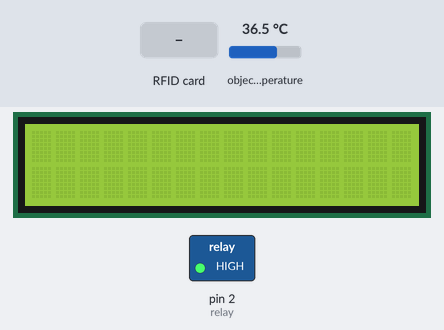
A sketch run on a simulated Arduino Uno, built with avr-gcc and run on an emulated ATmega328P. Parts: 16×2 character LCD, switched loads named in the sketch (green lamp = pin HIGH). Inputs (shaded band) come from the test bench; at power-on: object temperature 36.5 °C. The local clock reads 2024-03-15 10:24:30 at power-on unless the sketch sets it; storage starts empty; the modem accepts every AT command (registered, SIM ready, sends succeed) and sends nothing else; pins used as bus, display or sensor lines are not drawn; what the sketch prints to the serial monitor is not drawn.

Above: at 2.4 s.
2.5 s: RFID card 4A AF 48 17 held to the reader
At 3.5 s:
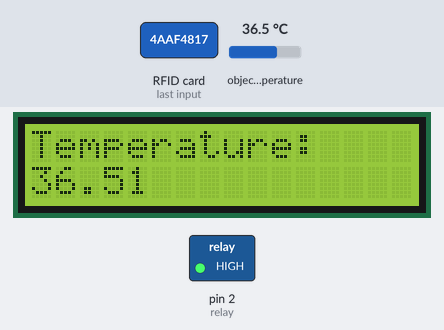
At 12.9 s:
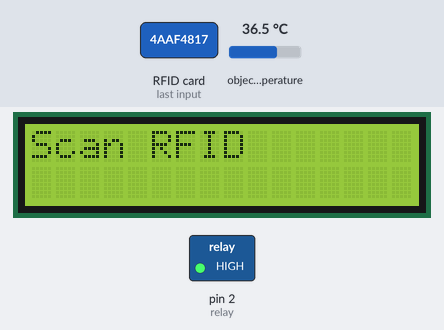
Timing chart, 0 to 13.2 s (numbered marks = the images above; inputs shaded):
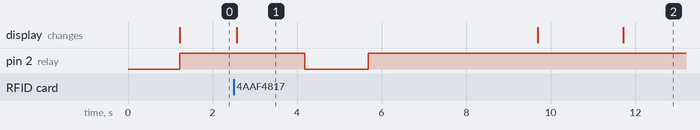

Measured:
- after the input at 2.5 s, pin 2 (relay): HIGH → LOW after 1.7 s, → HIGH 1.5 s later; the display: changes after 0.07 s (image 1)
- what the display in image 1 shows lasts 7.1 s, from 2.6 s to 9.7 s

The sketch:

Attendance_system_body_temp_scanner.ino
```cpp
// * Typical pin layout used:
// * -----------------------------------------------------------------------------------------
// *             MFRC522      Arduino       Arduino   Arduino    Arduino          Arduino
// *             Reader/PCD   Uno/101       Mega      Nano v3    Leonardo/Micro   Pro Micro
// * Signal      Pin          Pin           Pin       Pin        Pin              Pin
// * -----------------------------------------------------------------------------------------
// * RST/Reset   RST          9             5         D9         RESET/ICSP-5     RST
// * SPI SS      SDA(SS)      10            53        D10        10               10
// * SPI MOSI    MOSI         11 / ICSP-4   51        D11        ICSP-4           16
// * SPI MISO    MISO         12 / ICSP-1   50        D12        ICSP-1           14
// * SPI SCK     SCK          13 / ICSP-3   52        D13        ICSP-3           15
// */
#include <Wire.h>
#include <SPI.h>
#include <MFRC522.h>
#include <LiquidCrystal_I2C.h>
#include <Adafruit_MLX90614.h>
#include <SoftwareSerial.h>
#include <DS3231.h>
#include <SD.h>

#define RST_PIN         9          // Configurable, see typical pin layout above
#define SS_PIN          10         // Configurable, see typical pin layout above

#define CS_SD           6
File myFile;


DS3231  rtc(SDA, SCL);
LiquidCrystal_I2C lcd(0x27, 16, 2);
MFRC522 mfrc522(SS_PIN, RST_PIN);  // Create MFRC522 instance
SoftwareSerial sim(7, 8);
String _buffer;
Adafruit_MLX90614 mlx = Adafruit_MLX90614();

int relay = 2;

void setup()
{
  Serial.begin(9600);   // Initialize serial communications with the PC

  _buffer.reserve(50);
  sim.begin(9600);
  delay(1000);
  while (!Serial);    // Do nothing if no serial port is opened (added for Arduinos based on ATMEGA32U4)
  SPI.begin();      // Init SPI bus
  mfrc522.PCD_Init();   // Init MFRC522
  mfrc522.PCD_DumpVersionToSerial();  // Show details of PCD - MFRC522 Card Reader details


  Serial.println(F("Scan PICC to see UID, SAK, type, and data blocks..."));


  rtc.begin();
  lcd.begin(16,2);
  lcd.init();
  lcd.backlight();
  mlx.begin();


    // Setup for the SD card
  Serial.print("Initializing SD card...");
  if(!SD.begin(CS_SD))
    {
    Serial.println("initialization failed!");
    return;
    }
    Serial.println("initialization done.");

  //rtc.setDOW(SATURDAY);
  //rtc.setTime(11, 05, 0);
  //rtc.setDate(20, 5, 2023);
  pinMode(relay, OUTPUT);
  digitalWrite(relay, HIGH); //setting relay at LOW, NO()

}

void loop()
{
  //temperature
  float temp = mlx.readObjectTempC();
  //temperature
  //Real time clock
  String time = rtc.getTimeStr();
  String date = rtc.getDateStr();
  //Real time clock

  // Look for new cards
  if ( ! mfrc522.PICC_IsNewCardPresent())
    {
      return;
    }
  // Select one of the cards
  if ( ! mfrc522.PICC_ReadCardSerial())
    {
      return;
    }
  String content = "";
  byte letter;
  for (byte i = 0; i < mfrc522.uid.size; i++)
  {
     mfrc522.uid.uidByte[i] < 0x10 ? " 0" : " ";
     mfrc522.uid.uidByte[i], HEX;
     content.concat(String(mfrc522.uid.uidByte[i] < 0x10 ? " 0" : " "));
     content.concat(String(mfrc522.uid.uidByte[i], HEX));
  }
  content.toUpperCase();
  Serial.println(content.substring(1));
 if (content.substring(1) == "4A AF 48 17") //change here the UID of the card/cards that you want to give access
  {

      String number = "09655364792";
      Serial.println("Card Read and authenticated");
      //LCD
      lcd.clear();
      lcd.setCursor(0,0);
      lcd.print("Temperature: ");
      lcd.setCursor(0, 1);
      lcd.print(mlx.readObjectTempC());
      //LCD

      //Serial Monitor
      Serial.print("Temperature: ");
      Serial.println(mlx.readObjectTempC());
      Serial.print("Time: ");
      Serial.println(time);
      Serial.print("Date: ");
      Serial.println(date);
      //Serial Monitor

      //GSM send message
      sim.println("AT+CMGF=1");    //Sets the GSM Module in Text Mode
      delay(200);
      sim.println("AT+CMGS=\"" + number + "\"\r"); //Mobile phone number to send message
      delay(200);
      sim.println("Seth just arrived at school!");
      sim.println("Time: " + time);
      sim.println("Date: " + date);
      sim.print("Temp: ");
      sim.print(temp);
      sim.println("C");
      delay(100);
      sim.println((char)26);// ASCII code of CTRL+Z
      delay(1000);
      //GSM send message

      //turn on pump
      digitalWrite(relay, LOW);
      delay(1500);
      //turn off pump
      digitalWrite(relay, HIGH);

      //Data Log
      //digitalWrite(SS_PIN, HIGH);
      digitalWrite(CS_SD,LOW);
      myFile = SD.open("DataLog.txt", FILE_WRITE);
        if (myFile)
        {
          Serial.println("File opened ok");
          delay(2000);
          myFile.print("Name: Seth");
          myFile.print(" temp: ");
          myFile.print(temp);
          myFile.print(" Time: ");
          myFile.print(time);
          myFile.print(" Date: ");
          myFile.println(date);
          delay(2000);
          lcd.clear();
          myFile.close(); // close the file
        }
      else
      {
          Serial.println("error opening Data Log.txt");
          myFile.close();
      }
    digitalWrite(CS_SD,HIGH);
      //Data Log
    delay(2000);
    Serial.println("Scan RFID");
    lcd.clear();
    lcd.setCursor(0,0);
    lcd.print("Scan RFID");
}

else if (content.substring(1) == "23 BE C0 33") //change here the UID of the card/cards that you want to give access
  {
    String number = "09277412790";
    Serial.println("Card Read and authenticated");
    //LCD
    lcd.clear();
    lcd.setCursor(0,0);
    lcd.print("Temperature: ");
    lcd.setCursor(0, 1);
    lcd.print(mlx.readObjectTempC());
    //LCD

    //Serial Monitor
    Serial.print("Temperature: ");
    Serial.println(mlx.readObjectTempC());
    Serial.print("Time: ");
    Serial.println(time);
    Serial.print("Date: ");
    Serial.println(date);
    //Serial Monitor


    //GSM send message
    sim.println("AT+CMGF=1");    //Sets the GSM Module in Text Mode
    delay(200);
    //Serial.println ("Set SMS Number");
    sim.println("AT+CMGS=\"" + number + "\"\r"); //Mobile phone number to send message
    delay(200);
    sim.println("Aden just arrived at school!");
    sim.println("Time: " + time);
    sim.println("Date: " + date);
    sim.print("Temp: ");
    sim.print(temp);
    sim.println("C");
    delay(100);
    sim.println((char)26);// ASCII code of CTRL+Z
    delay(1000);
    //GSM send message

    //turn on pump
    digitalWrite(relay, LOW);
    delay(1500);
    //turn off pump
    digitalWrite(relay, HIGH);


      //Data Log

    digitalWrite(CS_SD,LOW);
    myFile = SD.open("DataLog.txt", FILE_WRITE);
      if (myFile)
      {
      Serial.println("File opened ok");
      delay(2000);
      myFile.print("Name: Seth");
      myFile.print(" temp: ");
      myFile.print(temp);
      myFile.print(" Time: ");
      myFile.print(time);
      myFile.print(" Date: ");
      myFile.println(date);
      delay(2000);
      lcd.clear();
      myFile.close(); // close the file
      }
    else
    {
      Serial.println("error opening Data Log.txt");
      myFile.close();
    }
    digitalWrite(CS_SD,HIGH);
    //Data Log
    delay(2000);
    Serial.println("Scan RFID");
    lcd.clear();
    lcd.setCursor(0,0);
    lcd.print("Scan RFID");

}
}
```
